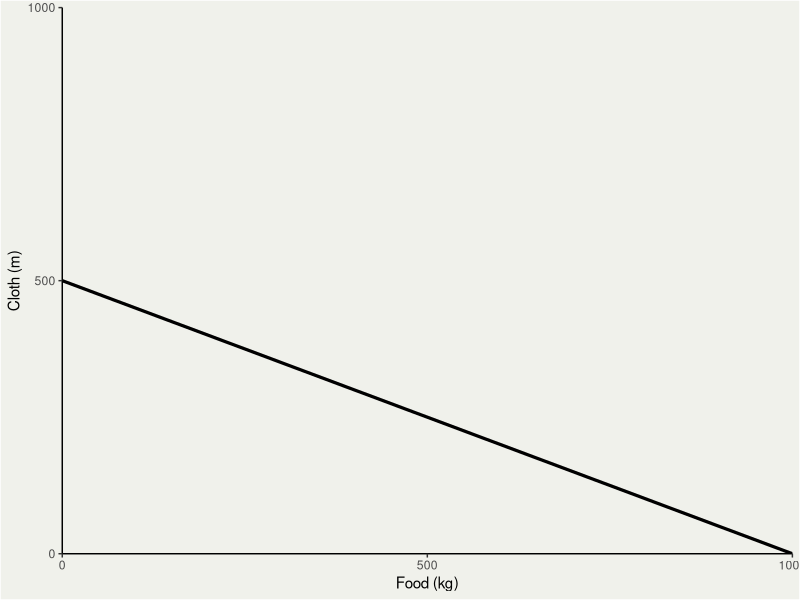
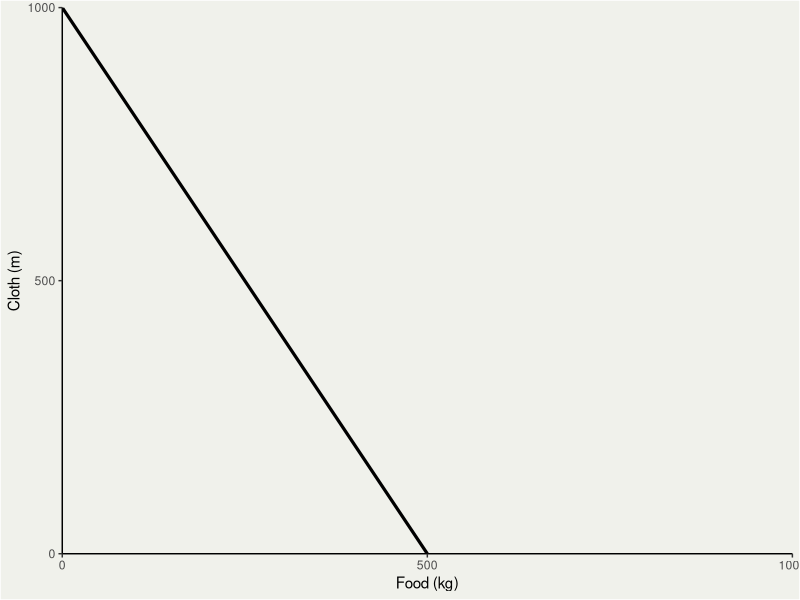

Reproduce these figures in R, in order.
## ---- chunk 1
#| fig-width: 5
#| fig-height: 4
#| label: fig1
#| fig-cap: "Production Possibility Frontier (PPF) country H"
library('ggplot2')
graph<-ggplot()+theme_classic()+
  theme(panel.background = element_rect(fill = "#f0f1eb",
                                        colour = "#f0f1eb"),
        plot.background = element_rect(fill = "#f0f1eb"),
        legend.key = element_rect(fill = "#f0f1eb",linetype = "blank"),
        legend.background = element_rect(fill="#f0f1eb"))

home <- function(x) 500-0.5*x
graph+
  stat_function(fun = home, size=1.1)+
  scale_y_continuous(expand=c(0,0),limits=c(0,1000), breaks = c(0,500,1000))+
  scale_x_continuous(expand=c(0,0),limits=c(0,1000), breaks =c(0,500,1000))+
  labs(x="Food (kg)",y="Cloth (m)")
## ---- chunk 2
#| fig-width: 5
#| fig-height: 4
#| label: fig2
#| fig-cap: "Production Possibility Frontier (PPF) country F"

foreign <- function(x) 1000-2*x
graph+
  stat_function(fun = foreign, size=1.1)+
  scale_y_continuous(expand=c(0,0),limits=c(0,1000), breaks = c(0,500,1000))+
  scale_x_continuous(expand=c(0,0),limits=c(0,1000), breaks =c(0,500,1000))+
  labs(x="Food (kg)",y="Cloth (m)")
